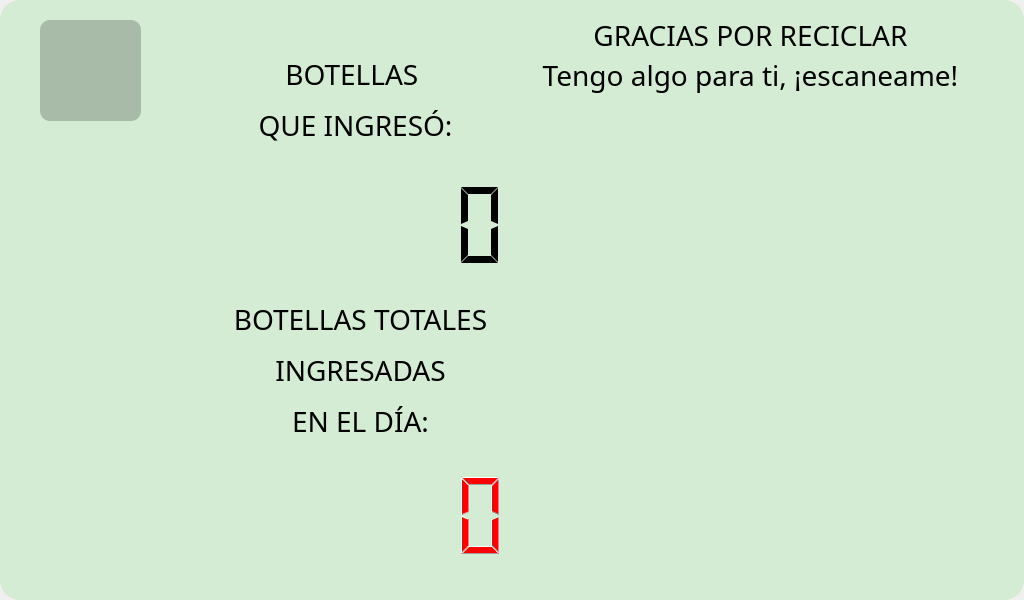
<?xml version="1.0" encoding="UTF-8"?>
<ui version="4.0">
 <class>finproceso</class>
 <widget class="QMainWindow" name="finproceso">
  <property name="geometry">
   <rect>
    <x>0</x>
    <y>0</y>
    <width>1024</width>
    <height>600</height>
   </rect>
  </property>
  <property name="font">
   <font>
    <family>MS UI Gothic</family>
   </font>
  </property>
  <property name="cursor">
   <cursorShape>ArrowCursor</cursorShape>
  </property>
  <property name="contextMenuPolicy">
   <enum>Qt::ActionsContextMenu</enum>
  </property>
  <property name="windowTitle">
   <string>PET-EATER</string>
  </property>
  <property name="windowIcon">
   <iconset theme="PET">
    <normaloff>:/icono/PET.png</normaloff>:/icono/PET.png</iconset>
  </property>
  <property name="styleSheet">
   <string notr="true"/>
  </property>
  <widget class="QWidget" name="centralwidget">
   <widget class="QFrame" name="fondo">
    <property name="geometry">
     <rect>
      <x>0</x>
      <y>0</y>
      <width>1024</width>
      <height>600</height>
     </rect>
    </property>
    <property name="styleSheet">
     <string notr="true">QFrame{
	
	
	background-color: rgb(212, 236, 212);
	border-radius:20px;
}</string>
    </property>
    <property name="frameShape">
     <enum>QFrame::StyledPanel</enum>
    </property>
    <property name="frameShadow">
     <enum>QFrame::Raised</enum>
    </property>
    <widget class="QLabel" name="label">
     <property name="geometry">
      <rect>
       <x>220</x>
       <y>50</y>
       <width>271</width>
       <height>101</height>
      </rect>
     </property>
     <property name="font">
      <font>
       <family>Century Gothic</family>
       <pointsize>21</pointsize>
       <weight>50</weight>
       <bold>false</bold>
      </font>
     </property>
     <property name="layoutDirection">
      <enum>Qt::LeftToRight</enum>
     </property>
     <property name="frameShape">
      <enum>QFrame::NoFrame</enum>
     </property>
     <property name="frameShadow">
      <enum>QFrame::Plain</enum>
     </property>
     <property name="text">
      <string>&lt;html&gt;&lt;head/&gt;&lt;body&gt;&lt;p&gt;BOTELLAS &lt;/p&gt;&lt;p&gt;QUE INGRESÓ:&lt;/p&gt;&lt;/body&gt;&lt;/html&gt;</string>
     </property>
     <property name="alignment">
      <set>Qt::AlignCenter</set>
     </property>
    </widget>
    <widget class="QLabel" name="label_2">
     <property name="geometry">
      <rect>
       <x>190</x>
       <y>300</y>
       <width>341</width>
       <height>141</height>
      </rect>
     </property>
     <property name="font">
      <font>
       <family>Century Gothic</family>
       <pointsize>21</pointsize>
       <weight>50</weight>
       <bold>false</bold>
      </font>
     </property>
     <property name="layoutDirection">
      <enum>Qt::LeftToRight</enum>
     </property>
     <property name="frameShape">
      <enum>QFrame::NoFrame</enum>
     </property>
     <property name="frameShadow">
      <enum>QFrame::Plain</enum>
     </property>
     <property name="text">
      <string>&lt;html&gt;&lt;head/&gt;&lt;body&gt;&lt;p&gt;BOTELLAS TOTALES&lt;/p&gt;&lt;p&gt;INGRESADAS&lt;/p&gt;&lt;p&gt;EN EL DÍA:&lt;/p&gt;&lt;/body&gt;&lt;/html&gt;</string>
     </property>
     <property name="alignment">
      <set>Qt::AlignCenter</set>
     </property>
    </widget>
    <widget class="QLCDNumber" name="ntbotellas">
     <property name="geometry">
      <rect>
       <x>270</x>
       <y>460</y>
       <width>241</width>
       <height>111</height>
      </rect>
     </property>
     <property name="styleSheet">
      <string notr="true">color: rgb(255, 0, 0);</string>
     </property>
    </widget>
    <widget class="QLCDNumber" name="lcdNumber_3">
     <property name="geometry">
      <rect>
       <x>270</x>
       <y>170</y>
       <width>241</width>
       <height>111</height>
      </rect>
     </property>
     <property name="segmentStyle">
      <enum>QLCDNumber::Flat</enum>
     </property>
    </widget>
    <widget class="QLabel" name="label_3">
     <property name="geometry">
      <rect>
       <x>560</x>
       <y>10</y>
       <width>381</width>
       <height>51</height>
      </rect>
     </property>
     <property name="font">
      <font>
       <family>Century Gothic</family>
       <pointsize>21</pointsize>
       <weight>50</weight>
       <bold>false</bold>
      </font>
     </property>
     <property name="layoutDirection">
      <enum>Qt::LeftToRight</enum>
     </property>
     <property name="frameShape">
      <enum>QFrame::NoFrame</enum>
     </property>
     <property name="frameShadow">
      <enum>QFrame::Plain</enum>
     </property>
     <property name="text">
      <string>&lt;html&gt;&lt;head/&gt;&lt;body&gt;&lt;p&gt;GRACIAS POR RECICLAR&lt;/p&gt;&lt;/body&gt;&lt;/html&gt;</string>
     </property>
     <property name="alignment">
      <set>Qt::AlignCenter</set>
     </property>
    </widget>
    <widget class="QLabel" name="label_4">
     <property name="geometry">
      <rect>
       <x>520</x>
       <y>50</y>
       <width>461</width>
       <height>51</height>
      </rect>
     </property>
     <property name="font">
      <font>
       <family>Century Gothic</family>
       <pointsize>21</pointsize>
       <weight>50</weight>
       <bold>false</bold>
      </font>
     </property>
     <property name="layoutDirection">
      <enum>Qt::LeftToRight</enum>
     </property>
     <property name="frameShape">
      <enum>QFrame::NoFrame</enum>
     </property>
     <property name="frameShadow">
      <enum>QFrame::Plain</enum>
     </property>
     <property name="text">
      <string>&lt;html&gt;&lt;head/&gt;&lt;body&gt;&lt;p&gt;Tengo algo para ti, ¡escaneame!&lt;/p&gt;&lt;/body&gt;&lt;/html&gt;</string>
     </property>
     <property name="alignment">
      <set>Qt::AlignCenter</set>
     </property>
    </widget>
    <widget class="QFrame" name="frame">
     <property name="geometry">
      <rect>
       <x>30</x>
       <y>190</y>
       <width>151</width>
       <height>131</height>
      </rect>
     </property>
     <property name="styleSheet">
      <string notr="true">image: url(:/imagenes/aplauso.png);</string>
     </property>
     <property name="frameShape">
      <enum>QFrame::StyledPanel</enum>
     </property>
     <property name="frameShadow">
      <enum>QFrame::Raised</enum>
     </property>
    </widget>
    <widget class="QFrame" name="frame_2">
     <property name="geometry">
      <rect>
       <x>60</x>
       <y>380</y>
       <width>120</width>
       <height>191</height>
      </rect>
     </property>
     <property name="styleSheet">
      <string notr="true">image: url(:/imagenes/PET.png);</string>
     </property>
     <property name="frameShape">
      <enum>QFrame::StyledPanel</enum>
     </property>
     <property name="frameShadow">
      <enum>QFrame::Raised</enum>
     </property>
    </widget>
    <widget class="QPushButton" name="regresar">
     <property name="geometry">
      <rect>
       <x>40</x>
       <y>20</y>
       <width>101</width>
       <height>101</height>
      </rect>
     </property>
     <property name="styleSheet">
      <string notr="true">color: rgb(167, 186, 167);
image: url(:/imagenes/regresar.png);
background-color: rgb(168, 186, 168);
border-radius:10px;</string>
     </property>
     <property name="text">
      <string/>
     </property>
    </widget>
    <widget class="QLabel" name="qr">
     <property name="geometry">
      <rect>
       <x>520</x>
       <y>100</y>
       <width>480</width>
       <height>480</height>
      </rect>
     </property>
     <property name="font">
      <font>
       <pointsize>5</pointsize>
      </font>
     </property>
     <property name="text">
      <string/>
     </property>
     <property name="alignment">
      <set>Qt::AlignCenter</set>
     </property>
    </widget>
   </widget>
  </widget>
 </widget>
 <resources>
  <include location="imag.qrc"/>
 </resources>
 <connections/>
</ui>
